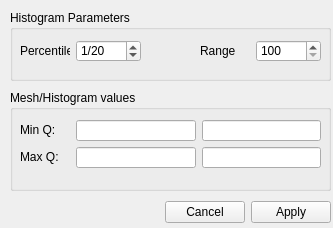
<ui version="4.0" >
 <author></author>
 <comment></comment>
 <exportmacro></exportmacro>
 <class>EqualizerDialogClass</class>
 <widget class="QWidget" name="EqualizerDialogClass" >
  <property name="geometry" >
   <rect>
    <x>0</x>
    <y>0</y>
    <width>333</width>
    <height>228</height>
   </rect>
  </property>
  <property name="windowTitle" >
   <string>equalizerDialog</string>
  </property>
  <widget class="QGroupBox" name="groupBox" >
   <property name="geometry" >
    <rect>
     <x>10</x>
     <y>90</y>
     <width>321</width>
     <height>101</height>
    </rect>
   </property>
   <property name="title" >
    <string>Mesh/Histogram values</string>
   </property>
   <widget class="QWidget" name="layoutWidget" >
    <property name="geometry" >
     <rect>
      <x>10</x>
      <y>30</y>
      <width>301</width>
      <height>48</height>
     </rect>
    </property>
    <layout class="QVBoxLayout" >
     <property name="margin" >
      <number>0</number>
     </property>
     <property name="spacing" >
      <number>6</number>
     </property>
     <item>
      <layout class="QHBoxLayout" >
       <property name="margin" >
        <number>0</number>
       </property>
       <property name="spacing" >
        <number>6</number>
       </property>
       <item>
        <widget class="QLabel" name="label" >
         <property name="sizePolicy" >
          <sizepolicy>
           <hsizetype>0</hsizetype>
           <vsizetype>0</vsizetype>
           <horstretch>0</horstretch>
           <verstretch>0</verstretch>
          </sizepolicy>
         </property>
         <property name="minimumSize" >
          <size>
           <width>50</width>
           <height>0</height>
          </size>
         </property>
         <property name="maximumSize" >
          <size>
           <width>50</width>
           <height>16777215</height>
          </size>
         </property>
         <property name="text" >
          <string>&lt;html>&lt;head>&lt;meta name=&quot;qrichtext&quot; content=&quot;1&quot; />&lt;/head>&lt;body style=&quot; white-space: pre-wrap; font-family:MS Shell Dlg; font-weight:400; font-style:normal; text-decoration:none;&quot;>&lt;p style=&quot; margin-top:0px; margin-bottom:0px; margin-left:0px; margin-right:0px; -qt-block-indent:0; text-indent:0px;&quot;>Min Q:&lt;/p>&lt;/body>&lt;/html></string>
         </property>
        </widget>
       </item>
       <item>
        <widget class="QLineEdit" name="meshMinQlineEdit" >
         <property name="enabled" >
          <bool>true</bool>
         </property>
         <property name="readOnly" >
          <bool>true</bool>
         </property>
        </widget>
       </item>
       <item>
        <widget class="QLineEdit" name="histoMinQlineEdit" >
         <property name="enabled" >
          <bool>true</bool>
         </property>
         <property name="readOnly" >
          <bool>true</bool>
         </property>
        </widget>
       </item>
      </layout>
     </item>
     <item>
      <layout class="QHBoxLayout" >
       <property name="margin" >
        <number>0</number>
       </property>
       <property name="spacing" >
        <number>6</number>
       </property>
       <item>
        <widget class="QLabel" name="label_2" >
         <property name="sizePolicy" >
          <sizepolicy>
           <hsizetype>0</hsizetype>
           <vsizetype>0</vsizetype>
           <horstretch>0</horstretch>
           <verstretch>0</verstretch>
          </sizepolicy>
         </property>
         <property name="minimumSize" >
          <size>
           <width>50</width>
           <height>0</height>
          </size>
         </property>
         <property name="maximumSize" >
          <size>
           <width>50</width>
           <height>16777215</height>
          </size>
         </property>
         <property name="text" >
          <string>&lt;html>&lt;head>&lt;meta name=&quot;qrichtext&quot; content=&quot;1&quot; />&lt;/head>&lt;body style=&quot; white-space: pre-wrap; font-family:MS Shell Dlg; font-weight:400; font-style:normal; text-decoration:none;&quot;>&lt;p style=&quot; margin-top:0px; margin-bottom:0px; margin-left:0px; margin-right:0px; -qt-block-indent:0; text-indent:0px;&quot;>Max Q:&lt;/p>&lt;/body>&lt;/html></string>
         </property>
        </widget>
       </item>
       <item>
        <widget class="QLineEdit" name="meshMaxQlineEdit" >
         <property name="enabled" >
          <bool>true</bool>
         </property>
         <property name="readOnly" >
          <bool>true</bool>
         </property>
        </widget>
       </item>
       <item>
        <widget class="QLineEdit" name="histoMaxQlineEdit" >
         <property name="readOnly" >
          <bool>true</bool>
         </property>
        </widget>
       </item>
      </layout>
     </item>
    </layout>
   </widget>
  </widget>
  <widget class="QGroupBox" name="groupBox_2" >
   <property name="geometry" >
    <rect>
     <x>10</x>
     <y>10</y>
     <width>321</width>
     <height>71</height>
    </rect>
   </property>
   <property name="title" >
    <string>Histogram Parameters</string>
   </property>
   <widget class="QWidget" name="layoutWidget_2" >
    <property name="geometry" >
     <rect>
      <x>10</x>
      <y>30</y>
      <width>301</width>
      <height>22</height>
     </rect>
    </property>
    <layout class="QHBoxLayout" >
     <property name="margin" >
      <number>0</number>
     </property>
     <property name="spacing" >
      <number>6</number>
     </property>
     <item>
      <widget class="QLabel" name="label_3" >
       <property name="minimumSize" >
        <size>
         <width>50</width>
         <height>0</height>
        </size>
       </property>
       <property name="maximumSize" >
        <size>
         <width>50</width>
         <height>16777215</height>
        </size>
       </property>
       <property name="text" >
        <string>&lt;html>&lt;head>&lt;meta name=&quot;qrichtext&quot; content=&quot;1&quot; />&lt;/head>&lt;body style=&quot; white-space: pre-wrap; font-family:MS Shell Dlg; font-weight:400; font-style:normal; text-decoration:none;&quot;>&lt;p style=&quot; margin-top:0px; margin-bottom:0px; margin-left:0px; margin-right:0px; -qt-block-indent:0; text-indent:0px;&quot;>Percentile&lt;/p>&lt;/body>&lt;/html></string>
       </property>
      </widget>
     </item>
     <item>
      <widget class="QSpinBox" name="percentileSpinbox" >
       <property name="minimumSize" >
        <size>
         <width>65</width>
         <height>0</height>
        </size>
       </property>
       <property name="maximumSize" >
        <size>
         <width>65</width>
         <height>16777215</height>
        </size>
       </property>
       <property name="prefix" >
        <string>1/</string>
       </property>
       <property name="maximum" >
        <number>98</number>
       </property>
       <property name="minimum" >
        <number>2</number>
       </property>
       <property name="value" >
        <number>20</number>
       </property>
      </widget>
     </item>
     <item>
      <spacer>
       <property name="orientation" >
        <enum>Qt::Horizontal</enum>
       </property>
       <property name="sizeHint" >
        <size>
         <width>51</width>
         <height>20</height>
        </size>
       </property>
      </spacer>
     </item>
     <item>
      <widget class="QLabel" name="label_4" >
       <property name="minimumSize" >
        <size>
         <width>50</width>
         <height>0</height>
        </size>
       </property>
       <property name="maximumSize" >
        <size>
         <width>50</width>
         <height>16777215</height>
        </size>
       </property>
       <property name="text" >
        <string>&lt;html>&lt;head>&lt;meta name=&quot;qrichtext&quot; content=&quot;1&quot; />&lt;/head>&lt;body style=&quot; white-space: pre-wrap; font-family:MS Shell Dlg; font-weight:400; font-style:normal; text-decoration:none;&quot;>&lt;p style=&quot; margin-top:0px; margin-bottom:0px; margin-left:0px; margin-right:0px; -qt-block-indent:0; text-indent:0px;&quot;>Range&lt;/p>&lt;/body>&lt;/html></string>
       </property>
      </widget>
     </item>
     <item>
      <widget class="QSpinBox" name="rangeSpinbox" >
       <property name="minimumSize" >
        <size>
         <width>65</width>
         <height>0</height>
        </size>
       </property>
       <property name="maximumSize" >
        <size>
         <width>65</width>
         <height>16777215</height>
        </size>
       </property>
       <property name="maximum" >
        <number>10000000</number>
       </property>
       <property name="minimum" >
        <number>100</number>
       </property>
       <property name="singleStep" >
        <number>100</number>
       </property>
      </widget>
     </item>
    </layout>
   </widget>
  </widget>
  <widget class="QWidget" name="layoutWidget_3" >
   <property name="geometry" >
    <rect>
     <x>10</x>
     <y>200</y>
     <width>321</width>
     <height>25</height>
    </rect>
   </property>
   <layout class="QHBoxLayout" >
    <property name="margin" >
     <number>0</number>
    </property>
    <property name="spacing" >
     <number>6</number>
    </property>
    <item>
     <spacer>
      <property name="orientation" >
       <enum>Qt::Horizontal</enum>
      </property>
      <property name="sizeHint" >
       <size>
        <width>40</width>
        <height>20</height>
       </size>
      </property>
     </spacer>
    </item>
    <item>
     <widget class="QPushButton" name="cancelButton" >
      <property name="text" >
       <string>Cancel</string>
      </property>
     </widget>
    </item>
    <item>
     <widget class="QPushButton" name="applyButton" >
      <property name="text" >
       <string>Apply</string>
      </property>
     </widget>
    </item>
   </layout>
  </widget>
 </widget>
 <layoutdefault spacing="6" margin="11" />
 <pixmapfunction></pixmapfunction>
 <resources/>
 <connections/>
</ui>
